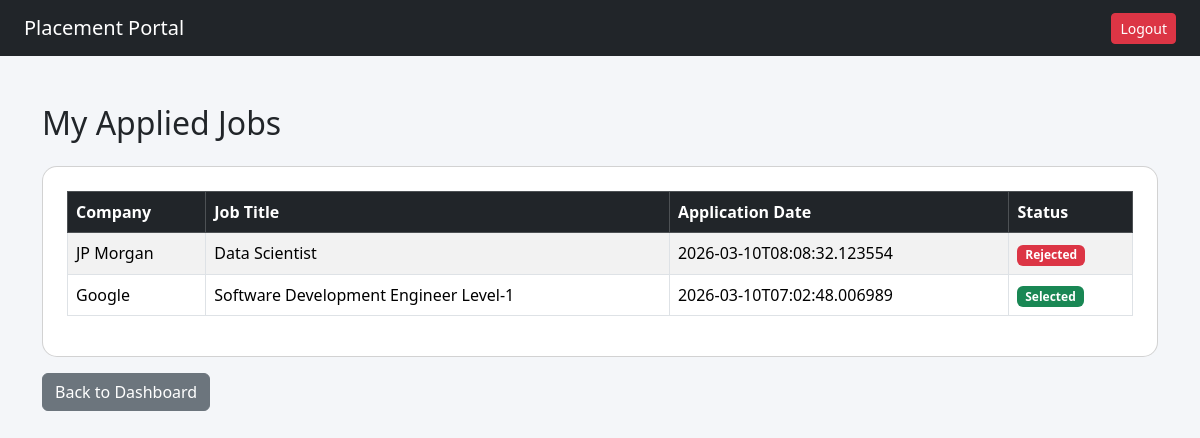
The app's page /student/applied-jobs (signed in) with its own data.
### tables this page shows
CREATE TABLE application (
            id INTEGER PRIMARY KEY AUTOINCREMENT,
            student_id INTEGER,
            drive_id INTEGER,
            application_date TEXT,
            status TEXT DEFAULT 'Applied',
            UNIQUE(student_id, drive_id),
            FOREIGN KEY(student_id) REFERENCES student(id),
            FOREIGN KEY(drive_id) REFERENCES placement_drive(id)
        );

CREATE TABLE company (
          id INTEGER PRIMARY KEY AUTOINCREMENT,
          name TEXT NOT NULL,
          email TEXT UNIQUE NOT NULL,
          password TEXT NOT NULL,
          hr_contact TEXT,
          website TEXT,
          approval_status TEXT DEFAULT 'Pending',
          is_active INTEGER DEFAULT 1,
          created_at TEXT          
        );

CREATE TABLE placement_drive(
            id INTEGER PRIMARY KEY AUTOINCREMENT,
            company_id INTEGER,
            job_title TEXT NOT NULL,
            job_description TEXT,
            eligibility TEXT,
            deadline TEXT,
            status TEXT DEFAULT 'Pending',
            created_at TEXT,
            FOREIGN KEY(company_id) REFERENCES company(id)              
        );

### app.py (the view)
@app.route('/student/applied-jobs')
def student_applied_jobs():
    if session.get('role') != 'student':
        return redirect('/student/login')
    conn = get_connection()
    cursor = conn.cursor()
    cursor.execute("""
        SELECT a.id, a.application_date, a.status, pd.job_title, pd.id as drive_id, c.name as company_name
        FROM application a
        JOIN placement_drive pd ON a.drive_id = pd.id
        JOIN company c ON pd.company_id = c.id
        WHERE a.student_id = ?
        ORDER BY a.application_date DESC
    """, (session['user_id'],))
    applications = cursor.fetchall()
    conn.close()
    return render_template("student/applied_jobs.html", applications=applications)

### database.py (called while the page is built)
def get_connection():
    conn = sqlite3.connect(DB_NAME)
    conn.row_factory = sqlite3.Row
    return conn

### templates/student/applied_jobs.html
{% extends "base.html" %}
{% block content %}
<h2 class="mb-4">My Applied Jobs</h2>
<div class="card p-4">
    <table class="table table-bordered table-striped">
        <thead class="table-dark">
            <tr>
                <th>Company</th>
                <th>Job Title</th>
                <th>Application Date</th>
                <th>Status</th>
            </tr>
        </thead>
        <tbody>
            {% for a in applications %}
            <tr>
                <td>{{ a.company_name }}</td>
                <td>{{ a.job_title }}</td>
                <td>{{ a.application_date }}</td>
                <td>
                    <span class="badge
                        {% if a.status == 'Selected' %}bg-success
                        {% elif a.status == 'Shortlisted' %}bg-warning text-dark
                        {% elif a.status == 'Rejected' %}bg-danger
                        {% else %}bg-secondary{% endif %}">
                        {{ a.status }}
                    </span>
                </td>
            </tr>
            {% else %}
            <tr><td colspan="4" class="text-center">You have not applied to any jobs yet.</td></tr>
            {% endfor %}
        </tbody>
    </table>
</div>
<a href="/student/dashboard" class="btn btn-secondary mt-3">Back to Dashboard</a>
{% endblock %}

### static/style.css (style rules this page uses)
body { background-color: #f4f6f9; }
.card { border-radius: 15px; }

### records on screen
application: company_name "JP Morgan", job_title "Data Scientist", application_date "2026-03-10T08:08:32.123554", status "Rejected"
application: company_name "Google", job_title "Software Development Engineer Level-1", application_date "2026-03-10T07:02:48.006989", status "Selected"
